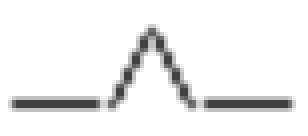
//> input picture images/feature.jpg, 77 x 34 px (shown 4 times larger)
$ ./MatchTemplate images/feature.jpg   (built with g++ and OpenCV 4)
//> lines starting //> are read from the running program, lines starting //| are printed output that depends on the picture
//MatchTemplate_Demo_withimage_2
#include <opencv2/highgui/highgui.hpp>
#include <opencv2/imgproc/imgproc.hpp>
#include <iostream>
#include <stdio.h>

using namespace std;
using namespace cv;

/// Global Variables
Mat img; Mat templ; Mat result; Mat img_display;
const char* image_window = "Source Image";
//const char* result_window = "Result window";

int match_method = 4;
//int max_Trackbar = 5;

/// Function Headers
void MatchingMethod( int, void*, char** );

int main( int, char** argv )
{
  /// Load image and template
  Mat imgimg = imread( argv[1], 1 );
//> imgimg is the input picture: 34 rows x 77 cols, CV_8UC3; min 64, max 255, mean 239
  templ = imread( "feature.jpg" , 1 );

  // subtract line
  Mat src2 = imread("converted.jpg",-1);
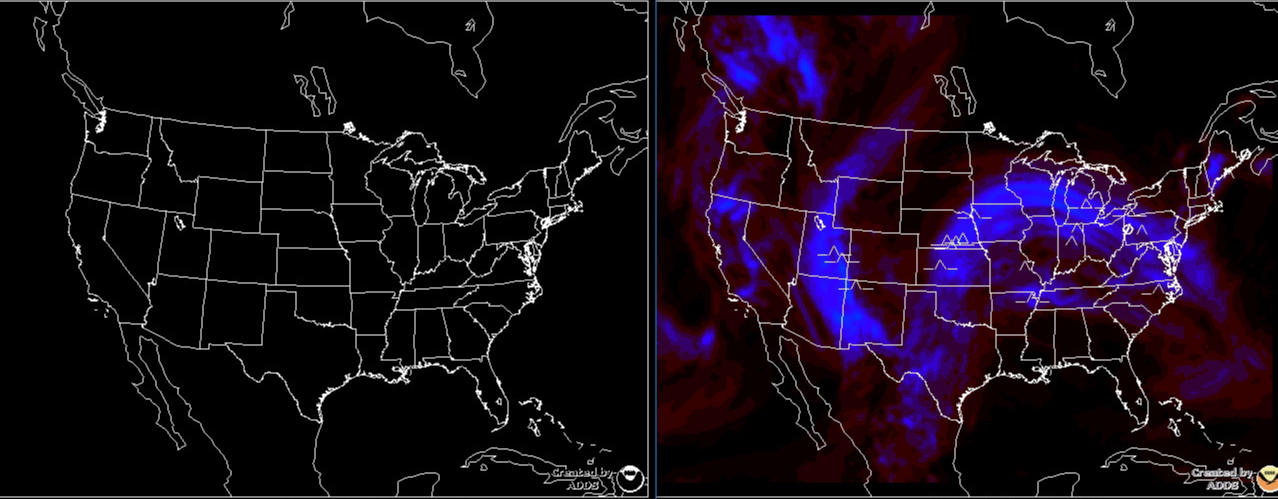
//> input picture images/converted.jpg, 2555 x 997 px (shown at 1/2 size)
//> src2 is the input picture: 997 rows x 2555 cols, CV_8UC3; mean B, G, R 24.9, 11.4, 22.9
  Mat img_swap = ~imgimg;
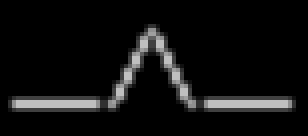
//> img_swap: 34 rows x 77 cols, CV_8UC3 (shown 4 times larger); min 0, max 191, mean 16
  src2 = ~src2;
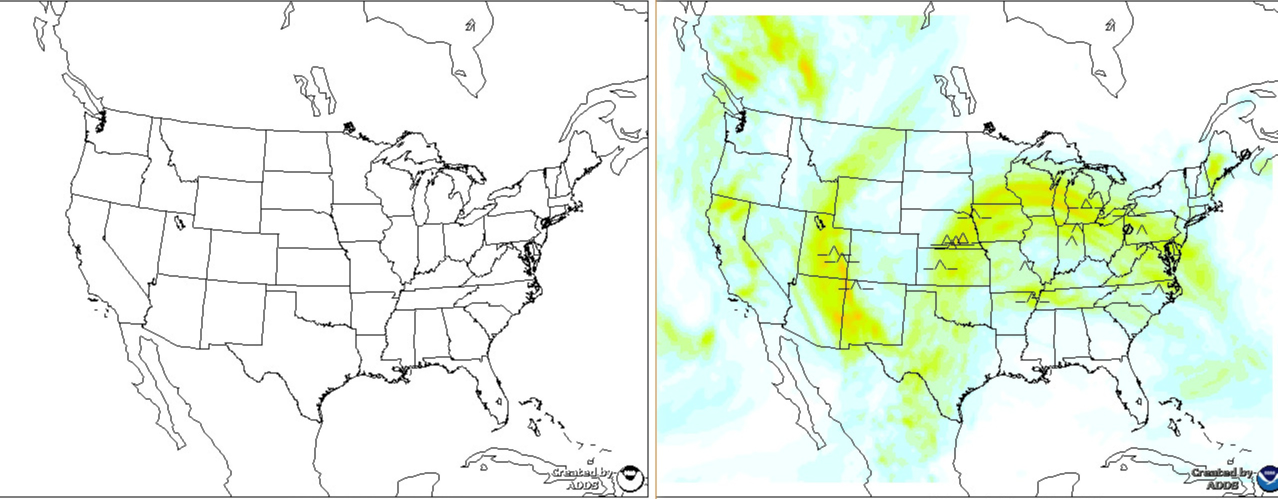
//> src2: 997 rows x 2555 cols, CV_8UC3 (shown at 1/2 size); mean B, G, R 230.1, 243.6, 232.1
//> (the run ends here: the program stops with an error, at `img_swap = img_swap - src2;`)
